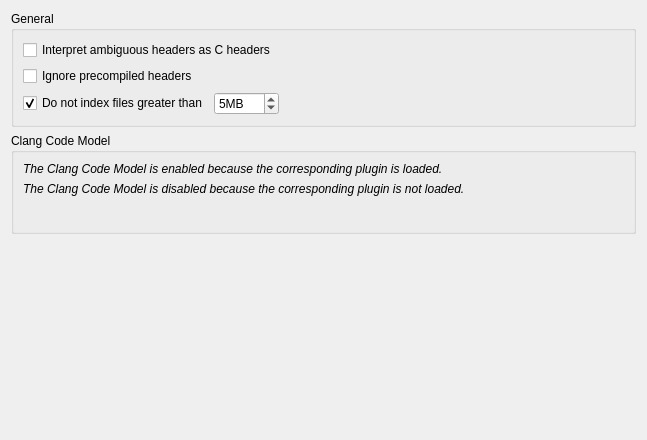
<?xml version="1.0" encoding="UTF-8"?>
<ui version="4.0">
 <class>CppTools::Internal::CppCodeModelSettingsPage</class>
 <widget class="QWidget" name="CppTools::Internal::CppCodeModelSettingsPage">
  <property name="geometry">
   <rect>
    <x>0</x>
    <y>0</y>
    <width>647</width>
    <height>440</height>
   </rect>
  </property>
  <property name="windowTitle">
   <string/>
  </property>
  <layout class="QVBoxLayout" name="verticalLayout_2">
   <item>
    <widget class="QGroupBox" name="anotherGroupBox">
     <property name="title">
      <string>General</string>
     </property>
     <layout class="QVBoxLayout" name="verticalLayout">
      <item>
       <widget class="QCheckBox" name="interpretAmbiguousHeadersAsCHeaders">
        <property name="text">
         <string>Interpret ambiguous headers as C headers</string>
        </property>
       </widget>
      </item>
      <item>
       <widget class="QCheckBox" name="ignorePCHCheckBox">
        <property name="toolTip">
         <string>&lt;html&gt;&lt;head/&gt;&lt;body&gt;&lt;p&gt;When precompiled headers are not ignored, the parsing for code completion and semantic highlighting will process the precompiled header before processing any file.&lt;/p&gt;&lt;/body&gt;&lt;/html&gt;</string>
        </property>
        <property name="text">
         <string>Ignore precompiled headers</string>
        </property>
       </widget>
      </item>
      <item>
       <layout class="QHBoxLayout" name="horizontalLayout">
        <item>
         <widget class="QCheckBox" name="skipIndexingBigFilesCheckBox">
          <property name="text">
           <string>Do not index files greater than</string>
          </property>
          <property name="checked">
           <bool>true</bool>
          </property>
         </widget>
        </item>
        <item>
         <widget class="QSpinBox" name="bigFilesLimitSpinBox">
          <property name="suffix">
           <string>MB</string>
          </property>
          <property name="minimum">
           <number>1</number>
          </property>
          <property name="maximum">
           <number>500</number>
          </property>
          <property name="value">
           <number>5</number>
          </property>
         </widget>
        </item>
        <item>
         <spacer name="horizontalSpacer">
          <property name="orientation">
           <enum>Qt::Horizontal</enum>
          </property>
          <property name="sizeHint" stdset="0">
           <size>
            <width>40</width>
            <height>20</height>
           </size>
          </property>
         </spacer>
        </item>
       </layout>
      </item>
     </layout>
    </widget>
   </item>
   <item>
    <widget class="QGroupBox" name="groupBox">
     <property name="title">
      <string>Clang Code Model</string>
     </property>
     <layout class="QVBoxLayout" name="verticalLayout_3">
      <item>
       <widget class="QLabel" name="clangCodeModelIsEnabledHint">
        <property name="text">
         <string>&lt;i&gt;The Clang Code Model is enabled because the corresponding plugin is loaded.&lt;/i&gt;</string>
        </property>
       </widget>
      </item>
      <item>
       <widget class="QLabel" name="clangCodeModelIsDisabledHint">
        <property name="text">
         <string>&lt;i&gt;The Clang Code Model is disabled because the corresponding plugin is not loaded.&lt;/i&gt;</string>
        </property>
       </widget>
      </item>
      <item>
       <widget class="CppTools::ClangDiagnosticConfigsSelectionWidget" name="clangDiagnosticConfigsSelectionWidget" native="true"/>
      </item>
      <item>
       <layout class="QHBoxLayout" name="horizontalLayout_2">
        <item>
         <spacer name="horizontalSpacer_2">
          <property name="orientation">
           <enum>Qt::Horizontal</enum>
          </property>
          <property name="sizeHint" stdset="0">
           <size>
            <width>40</width>
            <height>20</height>
           </size>
          </property>
         </spacer>
        </item>
       </layout>
      </item>
     </layout>
    </widget>
   </item>
   <item>
    <spacer name="verticalSpacer">
     <property name="orientation">
      <enum>Qt::Vertical</enum>
     </property>
     <property name="sizeHint" stdset="0">
      <size>
       <width>20</width>
       <height>40</height>
      </size>
     </property>
    </spacer>
   </item>
  </layout>
 </widget>
 <customwidgets>
  <customwidget>
   <class>CppTools::ClangDiagnosticConfigsSelectionWidget</class>
   <extends>QWidget</extends>
   <header>cpptools/clangdiagnosticconfigsselectionwidget.h</header>
  </customwidget>
 </customwidgets>
 <resources/>
 <connections/>
</ui>
